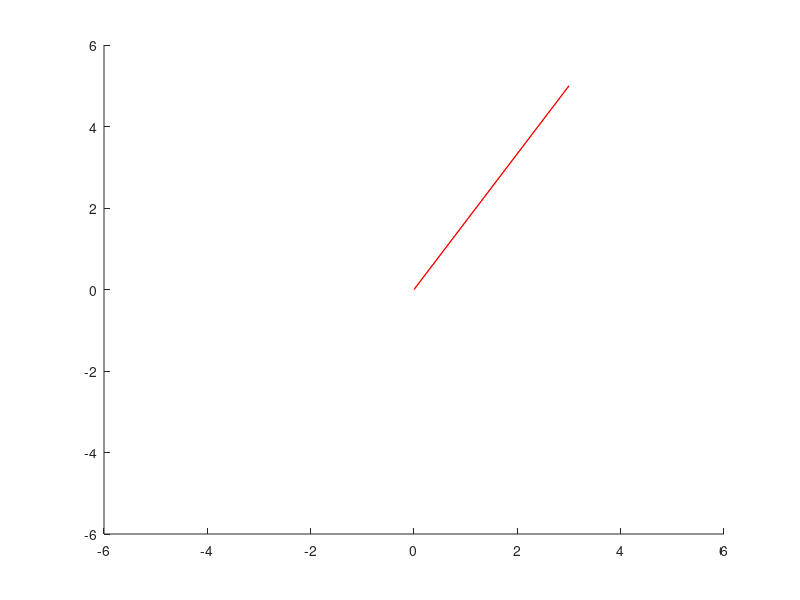

This figure's MATLAB source: (Note: this script raises an error after producing the figure.)
clc;clear all;close all
tf = 40;
dt = 0.1;
x0 = 0;
y0 = 0;
theta0 = 0;
dist_thresh = 0.1;

display_on = 1;
p = [3 5; 3 -5;-3 5];
t = 0:dt:tf;

x = zeros(length(t));
y = zeros(length(t));
theta = zeros(length(t));
d = zeros(length(t));

x(1) = x0;
y(1) = y0;
theta(1) = theta0;

k_p = 0.5;
h = figure(1);
hold on;
axis([-6 6 -6 6]);
g = 1; %goal number

p1 = [x0 y0];
p2 = p(g,:);

x1 = p1(1);
y1 = p1(2);
x2 = p2(1);
y2 = p2(2);

plot([x1 x2],[y1 y2], 'r');



for i=2:length(t) 
    %% Plot Goal Line (and segment ends)
    clf;
    hold on; 
    axis([-6 6 -6 6]);

    diff = [x(i-1) y(i-1)] - p2;
    dist = norm(diff);
    
    if (dist < dist_thresh)
        if (g==numel(p))
           break;
        end
        p1 = p(g,:);
        p2 = p(g+1,:);
        g = g + 1;
       
      
    end

     x1 = p1(1);
    y1 = p1(2);
    x2 = p2(1);
    y2 = p2(2);

        plot([x1 x2],[y1 y2], 'r');
    
    %% Plot Perpendicular crosstrack and angles error
    
    m = (y2 - y1)/(x2 - x1);
    b = y1 - m*x1;
    x_line = x1:0.1:x2;
    y_line = m*x_line + b;
    plot(x_line, y_line, 'r');
    m_p = -1/m;
    b_p = y(i-1) - m_p*(x(i-1));
    %Find the intersection point
%     m*x + b = m_p*x + b_p; 
%     (m - m_p)*x = b_p - b;
    x_int = (b_p - b) / (m-m_p);
    y_int = m*x_int + b;
    plot([x(i-1) x_int], [y(i-1) y_int], 'r');

    %% Calculate errors
    [e_t d(i)] = calculate_errors([x(i-1) y(i-1)], theta(i-1), p1, p2);
    
    %% Calculate Controller
    V = 0.5;
    w = e_t + atan2(k_p * d(i),V);

    %% Simulate dynamics
    x(i) = x(i-1) + V*cos(theta(i-1))*dt;
    y(i) = y(i-1) + V*sin(theta(i-1))*dt;
    theta(i) = theta(i-1) + w*dt;
    drawcar(x(i),y(i),theta(i),0.5,h); 
    pause(dt);
    
    
end
%%
figure(2)
plot(t, d);
